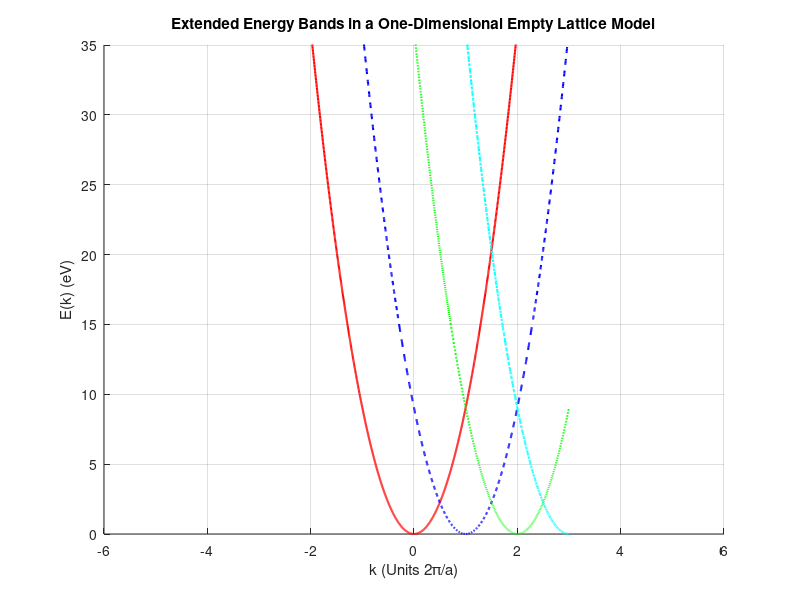

Write MATLAB code to recreate this figure.
% Parameters
a = 4.08e-10; % Lattice spacing in meters (4.08 Angstroms for Au)
hbar = 1.0545718e-34; % Reduced Planck's constant (Joule*seconds)
me = 9.10938356e-31; % Electron mass (kg)
eV_conversion = 1.60218e-19; % Joules to eV conversion factor

% Define a larger range of k values (e.g., from -6 to 6 in units of 2π/a)
k_vals = linspace(-6 * pi / a, 6 * pi / a, 2000); % More points for smoothness

% Define number of bands to plot (for each reciprocal lattice point)
num_bands = 4; % Number of bands to display
E_bands = zeros(num_bands, length(k_vals));

% Calculate the energy for each band (λ = 1, 2, 3, 4) over the extended range
for n = 1:num_bands
    for j = 1:length(k_vals)
        k = k_vals(j);
        % Calculate energy for each band as a parabolic function offset by (2πn/a)
        k_shift = (n - 1) * (2 * pi / a); % Shifted wave vector for each band
        E_bands(n, j) = hbar^2 * (k - k_shift)^2 / (2 * me) / eV_conversion; % Convert to eV
    end
end

% Plotting
figure;
hold on;

% Plot each band with a different line style and color
plot(k_vals / (2 * pi / a), E_bands(1, :), 'r-', 'LineWidth', 1.5); % Band 1 (solid red)
plot(k_vals / (2 * pi / a), E_bands(2, :), 'b--', 'LineWidth', 1.5); % Band 2 (dashed blue)
plot(k_vals / (2 * pi / a), E_bands(3, :), 'g:', 'LineWidth', 1.5); % Band 3 (dotted green)
plot(k_vals / (2 * pi / a), E_bands(4, :), 'c-.', 'LineWidth', 1.5); % Band 4 (dash-dot light blue)

% Add plot details
xlabel('k (Units 2\pi/a)');
ylabel('E(k) (eV)');
title('Extended Energy Bands in a One-Dimensional Empty Lattice Model');
ylim([0, 35]); % Adjust y-axis range to match the example image
xlim([-6, 6]); % Larger k range to show multiple BZs
grid on;

% Display
hold off;
